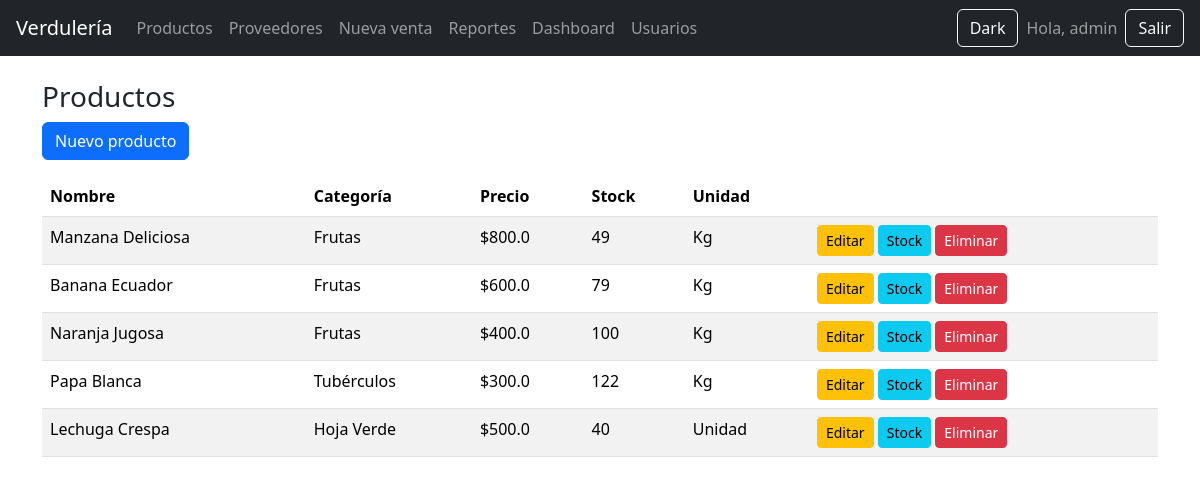
The page /productos/ (signed in) on the database as committed earlier.
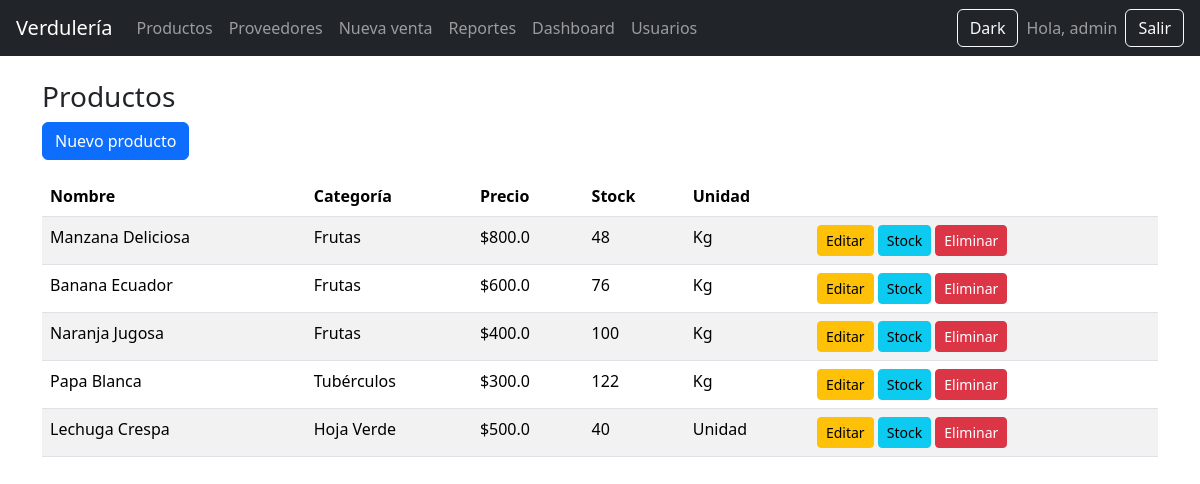
The same page on the database as committed later.
### tables this page shows
CREATE TABLE productos (
        id INTEGER PRIMARY KEY AUTOINCREMENT,
        nombre TEXT NOT NULL,
        precio REAL NOT NULL,
        stock INTEGER NOT NULL DEFAULT 0,
        categoria_id INTEGER,
        unidad_id INTEGER,
        FOREIGN KEY (categoria_id) REFERENCES categorias(id),
        FOREIGN KEY (unidad_id) REFERENCES unidades(id)
    );

CREATE TABLE categorias (
        id INTEGER PRIMARY KEY AUTOINCREMENT,
        nombre TEXT NOT NULL UNIQUE
    );

CREATE TABLE unidades (
        id INTEGER PRIMARY KEY AUTOINCREMENT,
        nombre TEXT NOT NULL UNIQUE
    );

### app/routes/productos.py (the view)
@productos_bp.route("/")
@login_required
def lista():
    db = get_db()
    productos = db.execute("""
        SELECT
            p.id,
            p.nombre,
            p.precio,
            p.stock,
            c.nombre AS categoria,
            u.nombre AS unidad
        FROM productos p
        LEFT JOIN categorias c ON p.categoria_id = c.id
        LEFT JOIN unidades u ON p.unidad_id = u.id
    """).fetchall()
    return render_template("productos/lista.html", productos=productos)

### app/__init__.py (called while the page is built)
def create_app():
    app = Flask(__name__)
    app.secret_key = "clave-super-secreta"
    app.register_blueprint(auth_bp)
    app.register_blueprint(productos_bp)
    app.register_blueprint(ventas_bp)
    app.register_blueprint(reportes_bp)
    app.register_blueprint(admin_bp)
    app.register_blueprint(usuarios_bp)
    app.register_blueprint(proveedores_bp)
    @app.route("/")
    def index():
        return render_template("index.html")
    @app.teardown_appcontext
    def teardown_db(exception):
        close_db()
    return app

### db.py (called while the page is built)
def get_db():
    if "db" not in g:
        g.db = sqlite3.connect(DB_NAME)
        g.db.row_factory = sqlite3.Row
    return g.db

### app/templates/productos/lista.html
{% extends "base.html" %}
{% block contenido %}
<h3>Productos</h3>
<a href="/productos/nuevo" class="btn btn-primary mb-3">Nuevo producto</a>
<table class="table table-striped">
<thead>
<tr>
    <th>Nombre</th>
    <th>Categoría</th>
    <th>Precio</th>
    <th>Stock</th>
    <th>Unidad</th>
    <th></th>
</tr>
</thead>
<tbody>
{% for p in productos %}
<tr>
    <td>{{p[1]}}</td>
    <td>{{p[4]}}</td>
    <td>${{p[2]}}</td>
    <td>{{p[3]}}</td>
    <td>{{p[5]}}</td>
    <td>
        <a class="btn btn-sm btn-warning" href="/productos/editar/{{p.id}}">Editar</a>
        <a class="btn btn-sm btn-info" href="/productos/stock/{{p.id}}">Stock</a>
        <a class="btn btn-sm btn-danger" href="/productos/delete/{{p.id}}">Eliminar</a>
    </td>
</tr>
{% endfor %}
</tbody>
</table>
{% endblock %}

### app/templates/base.html (shortened to what this page needs)
<!DOCTYPE html>
<html>
<head>
    <link rel="stylesheet" href="https://cdn.jsdelivr.net/npm/bootstrap@5.3.2/dist/css/bootstrap.min.css">
    <link rel="stylesheet" href="/static/css/custom.css">
</head>
<body>
<nav class="navbar navbar-expand-lg navbar-dark bg-dark px-3">
    <a class="navbar-brand" href="/">Verdulería</a>
    <div class="collapse navbar-collapse">
        <ul class="navbar-nav me-auto">
            <li class="nav-item"><a class="nav-link" href="/productos/">Productos</a></li>
            <li class="nav-item"><a class="nav-link" href="/proveedores/">Proveedores</a></li>
            <li class="nav-item"><a class="nav-link" href="/ventas/nueva">Nueva venta</a></li>
            <li class="nav-item"><a class="nav-link" href="/reportes/">Reportes</a></li>
            <li class="nav-item"><a class="nav-link" href="/reportes/dashboard">Dashboard</a></li>
            {% if session.get('role') == 'admin' %}
            <a class="nav-link" href="{{ url_for('usuarios.index') }}">Usuarios</a>
            {% endif %}
        </ul>
        <button id="darkModeToggle" class="btn btn-outline-light me-2">Dark</button>
        {% if session.get('username') %}
            <span class="navbar-text me-2">Hola, {{session.username}}</span>
            <a href="/auth/logout" class="btn btn-outline-light">Salir</a>
        {% else %}
            <a href="/auth/login" class="btn btn-outline-light">Ingresar</a>
        {% endif %}
    </div>
</nav>
<div class="container mt-4">
    {% block contenido %}{% endblock %}
</div>
</body>
</html>

Rows that differ between the two databases and show on the page:
changed productos "Manzana Deliciosa": stock "49" → "48"
changed productos "Banana Ecuador": stock "79" → "76"
